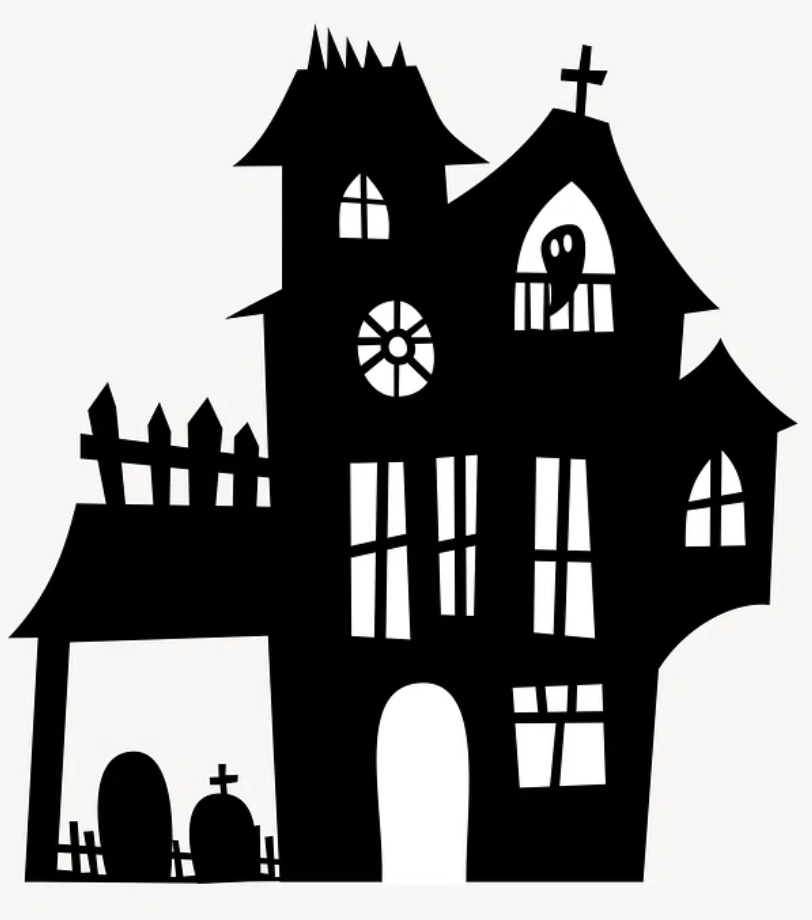
#> input picture Data/ShadowHouse.png, 812 x 920 px
$ jupyter execute 06_Erosion_Dilation.ipynb
#> lines starting #> are read from the running program, lines starting #| are printed output that depends on the picture
# <font style="color:black">Morphological Operations</font>

Lession objectives:
* Look at the effects of kernel shape on Erosion and Dilation
* Opening and Closing operation
* Morph gradient
* TopHat/BlackHat

[cell 1]
import os
import cv2
import numpy as np
import matplotlib.pyplot as plt

[cell 2]
house_img = cv2.imread(os.path.relpath('../../Data/ShadowHouse.png'), cv2.IMREAD_GRAYSCALE)

# keep in mind black =0, white = 255, so our image is actually inverted
house_img = np.abs(255-house_img)

plt.imshow(house_img,cmap="gray")

Erosion and Dilation

[cell 3]
# First let's make a simple kernel of <15x15>
kernel = np.ones((15,15),np.uint8)
im_eroded = cv2.erode(house_img,kernel)
im_dilated = cv2.dilate(house_img,kernel)


# Show the images
plt.figure(figsize=[18, 5])

plt.subplot(131);plt.imshow(im_eroded, cmap="gray");  plt.title("Eroded")
plt.subplot(132);plt.imshow(house_img, cmap="gray");plt.title("Original")
plt.subplot(133);plt.imshow(im_dilated, cmap="gray");plt.title("Dilated")
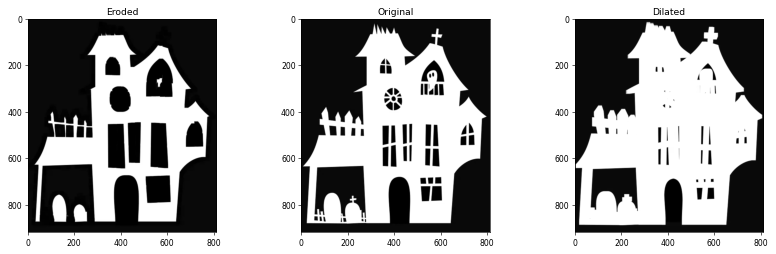
#> figure drawn by matplotlib, 3 panels

[cell 4]
# First let's try with different kernel shaps
kernel_vert = np.zeros((15,15),np.uint8)
kernel_vert[7,:]=1

kernel_horz = np.zeros((15,15),np.uint8)
kernel_horz[7,:]=1


im_eroded_vert = cv2.erode(house_img,kernel_vert)
im_eroded_horz = cv2.dilate(house_img,kernel_horz)


# Show the images
plt.figure(figsize=[18, 5])

plt.subplot(141);plt.imshow(house_img, cmap="gray");  plt.title("Original")
plt.subplot(142);plt.imshow(im_eroded, cmap="gray");  plt.title("Eroded isotropic")
plt.subplot(143);plt.imshow(im_eroded_vert, cmap="gray");plt.title("Eroded vertical")
plt.subplot(144);plt.imshow(im_eroded_horz, cmap="gray");plt.title("Eroded horizontal")

Opening and Closing operation

Opening is basically erosion followed by dilation.
Closing is dilation followed by erosion

[cell 5]
kernel = np.ones((3,3),np.uint8)

house_closed_1 = cv2.morphologyEx(house_img,cv2.MORPH_CLOSE,kernel,iterations=1)
house_closed_10 = cv2.morphologyEx(house_img,cv2.MORPH_CLOSE,kernel,iterations=10)
house_closed_25 = cv2.morphologyEx(house_img,cv2.MORPH_CLOSE,kernel,iterations=25)
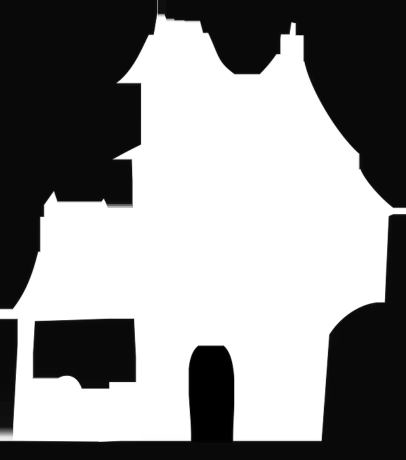
#> house_closed_25: shape (920, 812) (shown at 1/2 size); min 0, max 255, mean 141.6

# Show the images
plt.figure(figsize=[18, 5])

plt.subplot(141);plt.imshow(house_img, cmap="gray");  plt.title("Original")
plt.subplot(142);plt.imshow(house_closed_1, cmap="gray");  plt.title("Closed 1 iteration")
plt.subplot(143);plt.imshow(house_closed_10, cmap="gray");plt.title("Closed 10 iterations")
plt.subplot(144);plt.imshow(house_closed_25, cmap="gray");plt.title("Closed 25 iterations")

[cell 6]
kernel = np.ones((3,3),np.uint8)

house_open_1 = cv2.morphologyEx(house_img,cv2.MORPH_OPEN,kernel,iterations=1)
house_open_10 = cv2.morphologyEx(house_img,cv2.MORPH_OPEN,kernel,iterations=10)
house_open_25 = cv2.morphologyEx(house_img,cv2.MORPH_OPEN,kernel,iterations=25)
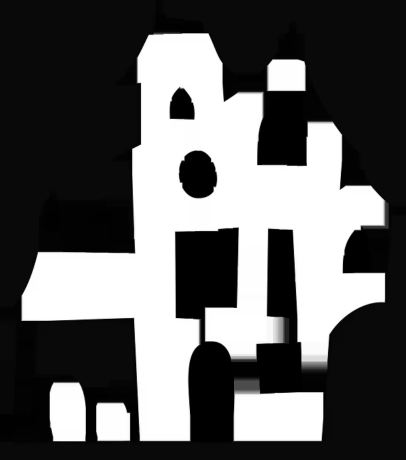
#> house_open_25: shape (920, 812) (shown at 1/2 size); min 0, max 255, mean 95.2

# Show the images
plt.figure(figsize=[18, 5])

plt.subplot(141);plt.imshow(house_img, cmap="gray");  plt.title("Original")
plt.subplot(142);plt.imshow(house_open_1, cmap="gray");  plt.title("Opened 1 iteration")
plt.subplot(143);plt.imshow(house_open_10, cmap="gray");plt.title("Opened 10 iterations")
plt.subplot(144);plt.imshow(house_open_25, cmap="gray");plt.title("Opened 25 iterations")

Morphological Gradient

This operation takes the difference between the eroded and dilated image.

[cell 7]
kernel = np.ones((3,3),np.uint8)

img_grad_1 = cv2.morphologyEx(house_img,cv2.MORPH_GRADIENT,kernel,iterations=1)
img_grad_10 = cv2.morphologyEx(house_img,cv2.MORPH_GRADIENT,kernel,iterations=10)
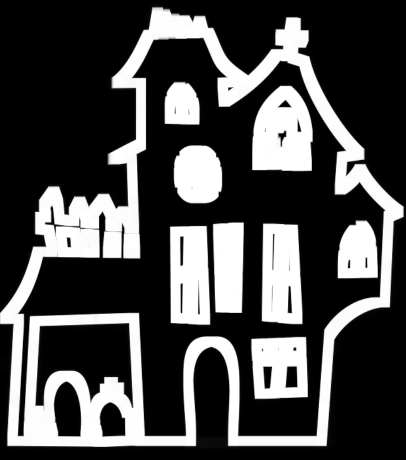
#> img_grad_10: shape (920, 812) (shown at 1/2 size); min 0, max 255, mean 76
img_grad_25 = cv2.morphologyEx(house_img,cv2.MORPH_GRADIENT,kernel,iterations=25)
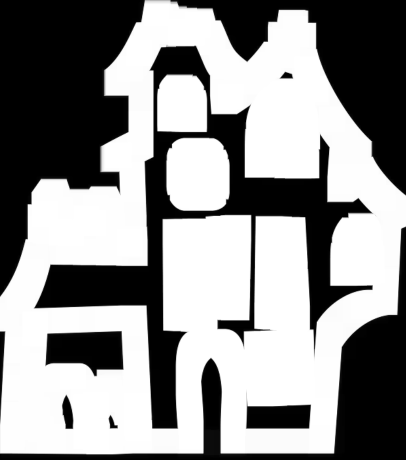
#> img_grad_25: shape (920, 812) (shown at 1/2 size); min 0, max 255, mean 143.9

# Show the images
plt.figure(figsize=[18, 5])

plt.subplot(141);plt.imshow(house_img, cmap="gray");  plt.title("Original")
plt.subplot(142);plt.imshow(img_grad_1, cmap="gray");  plt.title("Grad 1 iteration")
plt.subplot(143);plt.imshow(img_grad_10, cmap="gray");  plt.title("Grad 10 iterations")
plt.subplot(144);plt.imshow(img_grad_25, cmap="gray");  plt.title("Grad 25 iterations")

TopHat & BlackHat

TopHat is the difference between the original and the opened image
BlackHat is the difference between the original and the closed image

[cell 8]
kernel = np.ones((5,5),np.uint8)
# Note, the kernel needs to be a lot larger or the number of iterations needs to be higher.
# Otherwise the original and the morphed will be too similar

img_tophat = cv2.morphologyEx(house_img,cv2.MORPH_TOPHAT,kernel,iterations=10)
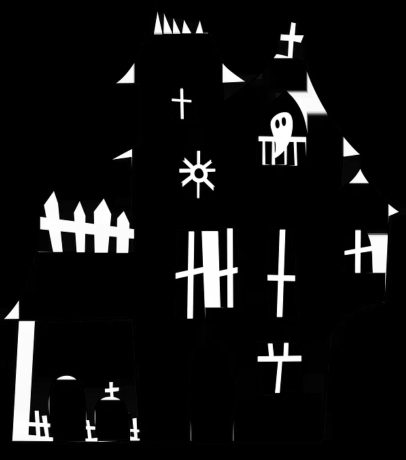
#> img_tophat: shape (920, 812) (shown at 1/2 size); min 0, max 255, mean 19.3
img_blackhat = cv2.morphologyEx(house_img,cv2.MORPH_BLACKHAT,kernel,iterations=10)
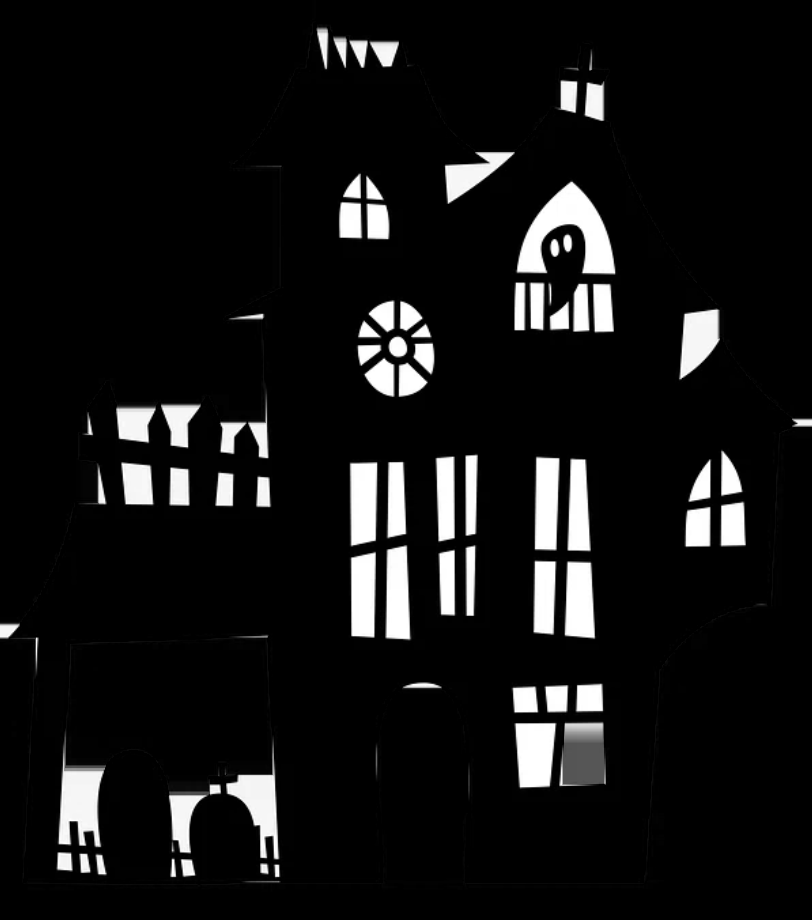
#> img_blackhat: shape (920, 812); min 0, max 255, mean 20.1

# Show the images
plt.figure(figsize=[18, 5])

plt.subplot(131);plt.imshow(house_img, cmap="gray");  plt.title("Original")
plt.subplot(132);plt.imshow(img_tophat, cmap="gray");  plt.title("Top Hat")
plt.subplot(133);plt.imshow(img_blackhat, cmap="gray");  plt.title("Black Hat")
